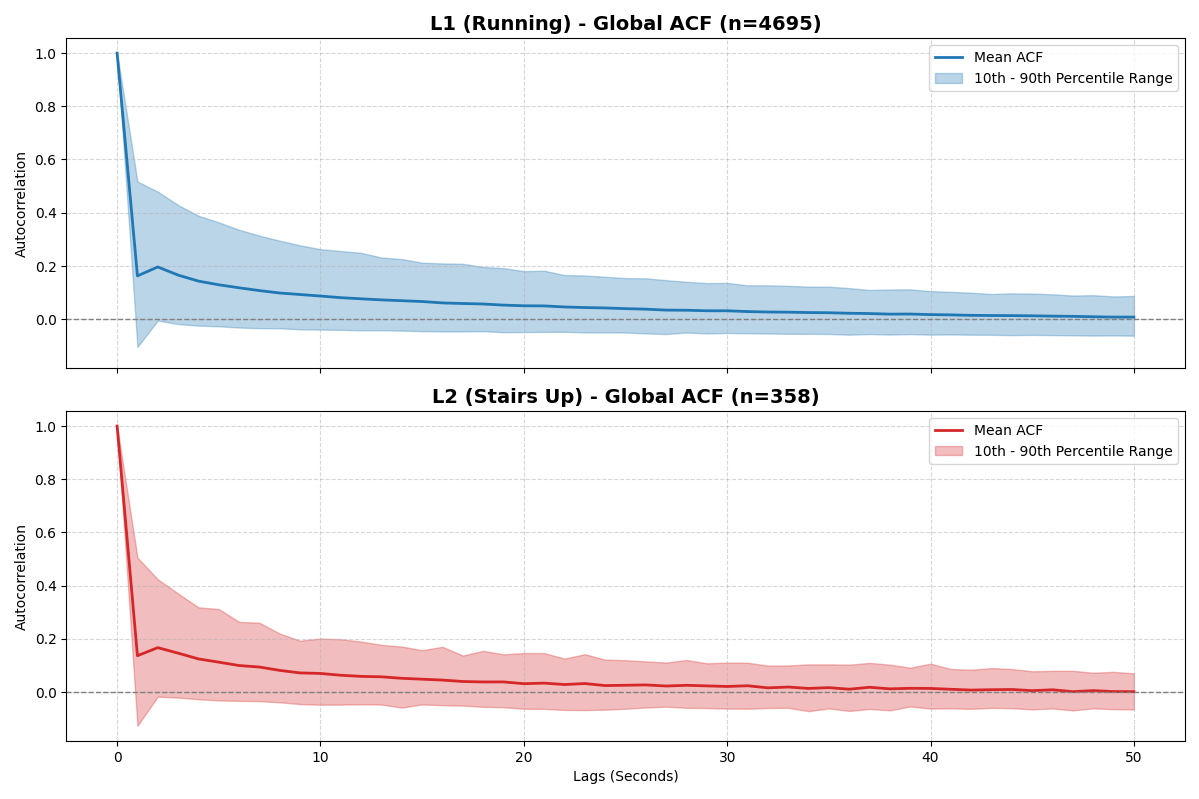

The script that drew this image:
import os
import glob
import pandas as pd
import numpy as np
import matplotlib.pyplot as plt
from statsmodels.tsa.stattools import acf
from tqdm import tqdm

def run_global_acf_analysis(base_path):
    print("🚀 啟動全局 ACF 效能優化掃描...")
    
    search_pattern = os.path.join(base_path, 'User_*', '*.csv')
    all_csvs = glob.glob(search_pattern)
    
    if not all_csvs:
        raise FileNotFoundError(f"在 {base_path} 中找不到任何 CSV 檔案，請檢查路徑。")
        
    print(f"📦 找到共 {len(all_csvs)} 個檔案，準備進行全局 ACF 運算...")

    l1_acfs = []
    l2_acfs = []
    
    # 針對效能優化：只讀取計算 Magnitude 和辨識 Label 必需的欄位
    use_cols = ['mean_x', 'mean_y', 'mean_z', 'label']

    for file in tqdm(all_csvs, desc="計算 ACF"):
        try:
            # 讀取輕量級資料
            df = pd.read_csv(file, usecols=use_cols)
            label = df['label'].iloc[0]
            
            # 只針對我們關心的 L1(1) 和 L2(2) 進行運算
            if label in [1, 2]:
                magnitude = np.sqrt(df['mean_x']**2 + df['mean_y']**2 + df['mean_z']**2)
                # nlags=50 產生的陣列長度會是 51 (包含 lag 0)
                acf_values = acf(magnitude, nlags=50, fft=True)
                
                if label == 1:
                    l1_acfs.append(acf_values)
                elif label == 2:
                    l2_acfs.append(acf_values)
                    
        except Exception as e:
            continue

    print(f"✅ 掃描完成！成功收集 L1: {len(l1_acfs)} 筆, L2: {len(l2_acfs)} 筆 ACF 數據。")

    # 將 List 轉換為 Numpy 2D Array 方便進行統計運算
    l1_array = np.array(l1_acfs)
    l2_array = np.array(l2_acfs)
    
    lags = np.arange(51) # X 軸 (0~50)

    # 準備畫布
    fig, axes = plt.subplots(2, 1, figsize=(12, 8), sharex=True, sharey=True)
    
    # 定義繪圖函數：畫出平均線與 10%~90% 的分佈陰影
    def plot_aggregated_acf(ax, data_array, title, color):
        mean_acf = np.mean(data_array, axis=0)
        p10_acf = np.percentile(data_array, 10, axis=0)
        p90_acf = np.percentile(data_array, 90, axis=0)
        
        ax.plot(lags, mean_acf, color=color, linewidth=2, label='Mean ACF')
        ax.fill_between(lags, p10_acf, p90_acf, color=color, alpha=0.3, label='10th - 90th Percentile Range')
        ax.axhline(0, color='gray', linestyle='--', linewidth=1)
        
        ax.set_title(title, fontsize=14, fontweight='bold')
        ax.set_ylabel('Autocorrelation')
        ax.legend(loc='upper right')
        ax.grid(True, linestyle='--', alpha=0.5)

    # 繪製 L1 與 L2
    plot_aggregated_acf(axes[0], l1_array, f'L1 (Running) - Global ACF (n={len(l1_acfs)})', color='tab:blue')
    plot_aggregated_acf(axes[1], l2_array, f'L2 (Stairs Up) - Global ACF (n={len(l2_acfs)})', color='tab:red')

    axes[1].set_xlabel('Lags (Seconds)')
    plt.tight_layout()
    plt.savefig('global_acf_distribution.png', dpi=300)
    print("📈 全局分佈圖已儲存為 'global_acf_distribution.png'。")
    plt.show()

if __name__ == "__main__":
    BASE_DIR = "train/train" 
    run_global_acf_analysis(BASE_DIR)
